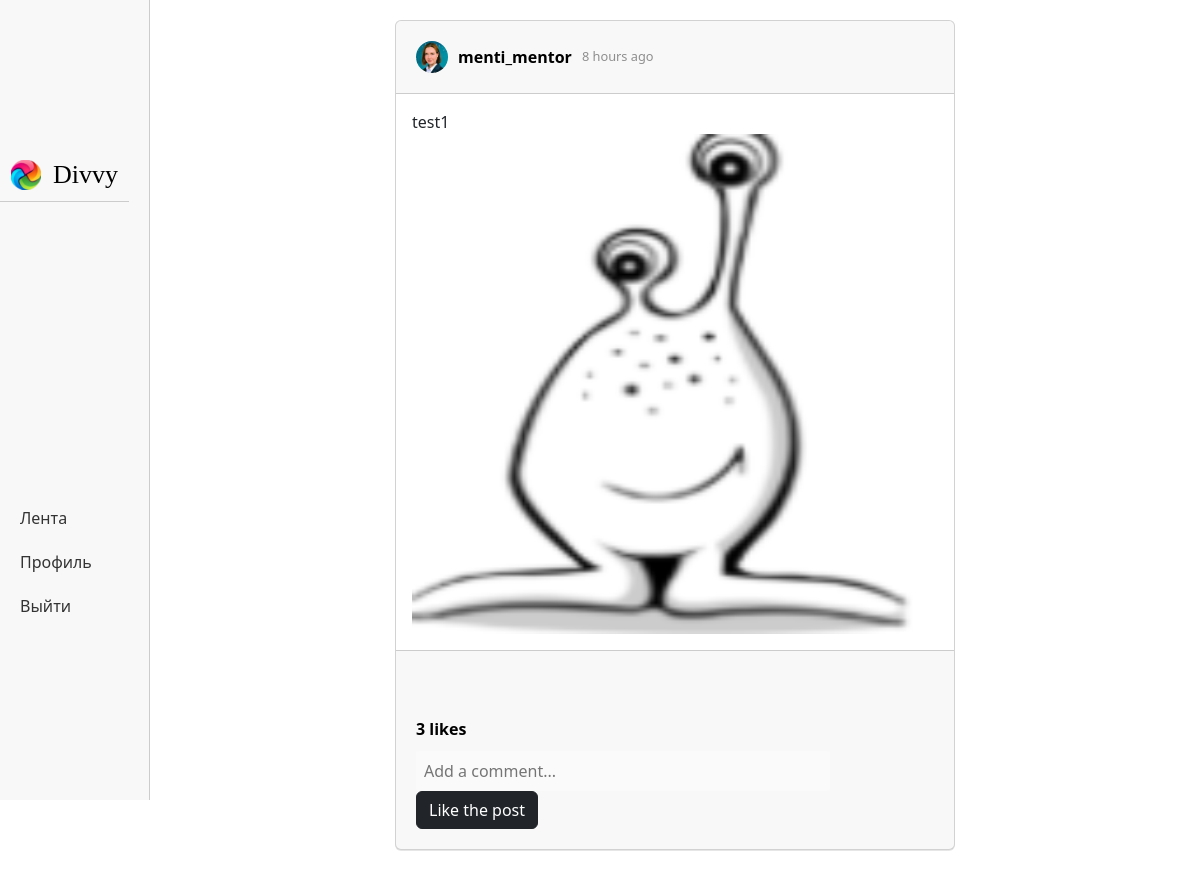
The page /post/3 (signed in) on the database as committed earlier.
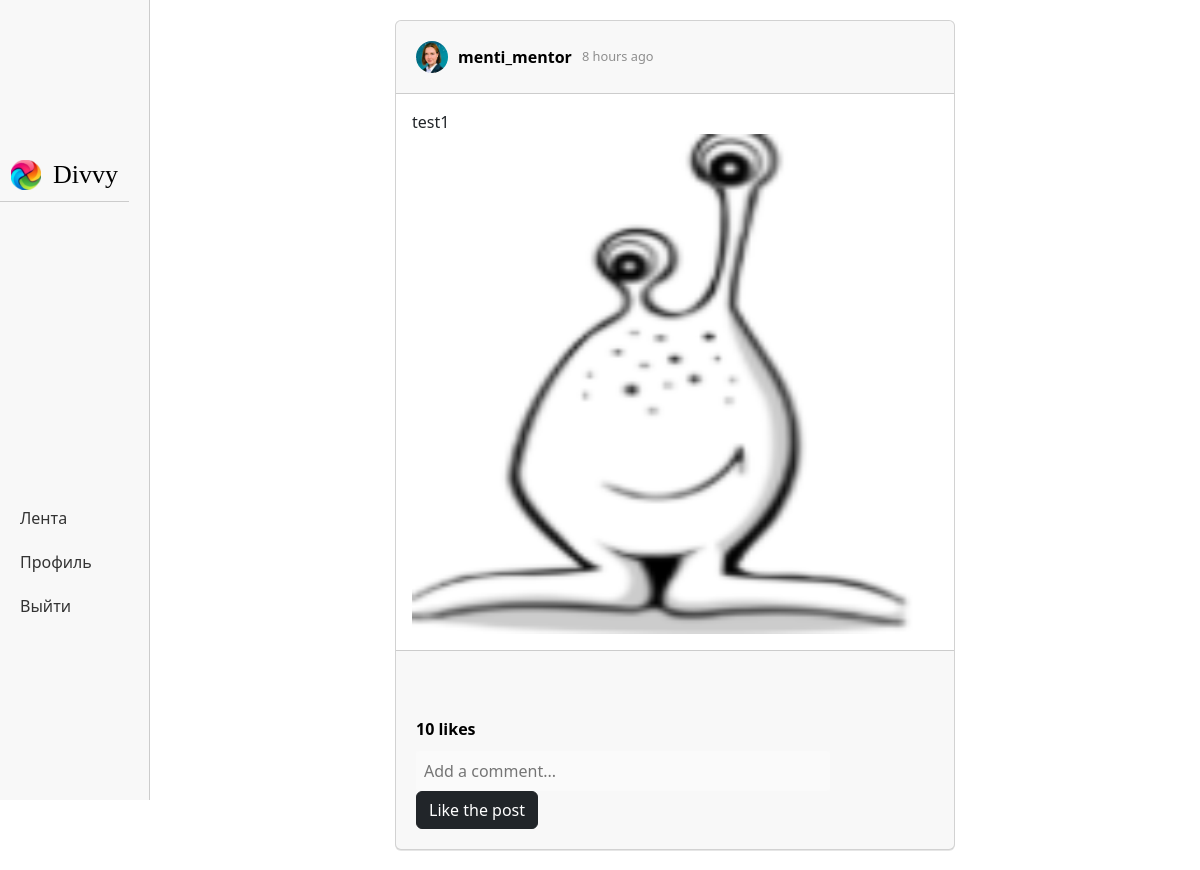
The same page on the database as committed later.
### data/users.py (models this page shows, shortened)
class User(SqlAlchemyBase, UserMixin):
    __tablename__ = 'users'
    id = sqlalchemy.Column(sqlalchemy.Integer, primary_key=True, autoincrement=True)
    email = sqlalchemy.Column(sqlalchemy.String, index=True, unique=True, nullable=True)
    name = sqlalchemy.Column(sqlalchemy.String, nullable=True)
    surname = sqlalchemy.Column(sqlalchemy.String, nullable=True)
    nickname = sqlalchemy.Column(sqlalchemy.String, nullable=True)
    birthday = sqlalchemy.Column(sqlalchemy.Integer, nullable=True)
    hashed_password = sqlalchemy.Column(sqlalchemy.String, nullable=True)
    modified_date = sqlalchemy.Column(sqlalchemy.DateTime, default=datetime.datetime.now)
    description = sqlalchemy.Column(sqlalchemy.String, default="")
    avatar = sqlalchemy.Column(sqlalchemy.String, default="/static/img/avatars/default_avatar.png")
    subscribers = sqlalchemy.Column(sqlalchemy.Integer, default=0)
    subscriptions = sqlalchemy.Column(sqlalchemy.Integer, default=0)
    posts = sqlalchemy.Column(sqlalchemy.Integer, default=0)
    post = orm.relationship("Post", back_populates='user')

### data/posts.py (models this page shows)
class Post(SqlAlchemyBase, SerializerMixin):
    __tablename__ = 'posts'
    id = sqlalchemy.Column(sqlalchemy.Integer, primary_key=True, autoincrement=True)
    likes = sqlalchemy.Column(sqlalchemy.Integer, default=0)
    post_text = sqlalchemy.Column(sqlalchemy.String, nullable=True)
    post_picture = sqlalchemy.Column(sqlalchemy.String, nullable=False)
    comments_number = sqlalchemy.Column(sqlalchemy.Integer, default=0)
    user_id = sqlalchemy.Column(sqlalchemy.Integer, sqlalchemy.ForeignKey("users.id"), nullable=False)
    modified_date = sqlalchemy.Column(sqlalchemy.DateTime, default=datetime.datetime.now)
    user = orm.relationship('User')
    comments = orm.relationship("Comment", back_populates='post')

### main.py (the view)
@app.route("/post/<int:post_id>")
def post_page(post_id):
    if isinstance(current_user, mixins.AnonymousUserMixin):
        return redirect("/login")
    db_sess = db_session.create_session()
    post = db_sess.query(Post).filter(Post.id == post_id).first()
    values = {
        "title": f"Пост от {post.user.nickname}",
        "post": post,
        "prescription": format_social_media_post_time(post.modified_date)
    }
    return render_template("post_page.html", **values)

### data/db_session.py (called while the page is built)
def create_session() -> Session:
    global __factory
    return __factory()

### functions.py (called while the page is built, shortened)
def format_social_media_post_time(post_time):
    current_time = datetime.now()
    time_difference = current_time - post_time
    years = time_difference.days // 365
    if years > 0:
        if years == 1:
            return "a year ago"
        return f"{years} years ago"
    months = time_difference.days // 30
    if months > 0:
        if months == 1:
            return "a month ago"
        return f"{months} months ago"
    weeks = time_difference.days // 7
    if weeks > 0:
        if weeks == 1:
            return "a week ago"
        return f"{weeks} weeks ago"
    days = time_difference.days
    if days > 0:
        if days == 1:
            return "a day ago"
        return f"{days} days ago"
    hours = time_difference.seconds // 3600
    if hours > 0:
        if hours == 1:
            return "an hour ago"
        return f"{hours} hours ago"

### main.py (called while the page is built)
@login_manager.user_loader
def load_user(user_id):
    db_sess = db_session.create_session()
    return db_sess.query(User).get(user_id)

### templates/post_page.html (shortened to what this page needs)
{% extends "authorised_base.html" %}
{% block content %}
    <div class="posts-container">
        <div class="card">
            <div class="card-header">
                <img src="{{ post.user.avatar }}" alt="Post">
                <a href="">{{ post.user.nickname }}</a>
                <span>{{ prescription }}</span>
            </div>
            <div class="card-body">
                {{ post.post_text }}
                <img src="/{{ post.post_picture }}" alt="Post">
            </div>
            <div class="card-footer">
                <div class="actions">
                </div>
                <span class="likes">{{post.likes}} likes</span>
                <form class="comment-form" action="/send_comment/{{ post.id }}" method="post">
                    <input type="text" placeholder="Add a comment..." name="comment_text">
                    <a class="btn btn-dark" href="/like_post/{{ post.id }}">Like the post</a>
                </form>
            </div>
        </div>
    </div>
{% endblock %}

### templates/authorised_base.html (shortened to what this page needs)
<!DOCTYPE html>
<html lang="en">
<head>
    <link href="https://cdn.jsdelivr.net/npm/bootstrap@5.3.0-alpha3/dist/css/bootstrap.min.css"
          rel="stylesheet"
>
    <link rel="stylesheet" href="/static/css/style.css">
</head>
<body>
<nav class="navbar">
  <div class="navbar-brand">
    <a href="" class="brand-link">
      <table>
          <tr>
              <td><img src="/static/logo.png" alt="Brand Logo"></td>
              <td><h1 class="brand-name">Divvy</h1></td>
          </tr>
      </table>
    </a>
  </div>
  <ul class="nav-links">
    <li><a href="/feed">Лента</a></li>
    <li><a href="/user/{{ current_user.nickname }}">Профиль</a></li>
    <li><a href="/logout">Выйти</a></li>
  </ul>
</nav>
<main class="content">
    {% block content %} {% endblock %}
</main>
</body>
</html>

### static/css/style.css (style rules this page uses)
main { margin-left: 150px; margin-right: 0; margin-top: 0; height: 100vh; padding: 20px; background-color: #fff; }
.navbar { position: fixed; left: 0; top: 0; width: 150px; height: 100vh; background-color: #f8f8f8; border-right: 1px solid #ccc; }
.navbar-brand { padding: 10px; border-bottom: 1px solid #ccc; }
.navbar-brand img { height: 30px; width: auto; margin-right: 10px; }
.brand-name { font-family: Verdana, serif; font-size: 26px; color: black; margin: 0; }
.brand-link { text-decoration: none; }
.nav-links { list-style: none; margin: 0; padding: 20px 10px; }
.nav-links li { margin-bottom: 10px; }
.nav-links a { display: block; padding: 5px 10px; color: #333; text-decoration: none; font-size: 16px; }
.card { background-color: #fff; margin-bottom: 20px; box-shadow: 0 1px 0 rgba(0, 0, 0, 0.0975); width: 80%; margin-left: 10%; margin-right: 10%; }
.card-header { padding: 20px; display: flex; align-items: center; }
.card-header img { border-radius: 50%; width: 32px; margin-right: 10px; }
.card-header a { font-weight: 600; color: #000; margin-right: 10px; text-decoration: none; }
.card-header span { font-size: 0.8em; color: #8e8e8e; }
.card-body img { width: 100%; max-height: 500px; }
.card-footer { padding: 20px; }
.likes { display: block; margin: 10px 0; font-weight: 600; color: #000; }
.comment-form { margin-top: 10px; }
.comment-form input { border: none; padding: 8px; font-size: 1em; width: 80%; border-radius: 3px; background-color: #fafafa; }
.posts-container { display: grid; grid-template-columns: repeat(1, minmax(80px, 700px)); grid-gap: 10px; justify-content: center; align-items: center; }

Rows that differ between the two databases and show on the page:
changed Post "test1": likes "3" → "10"
